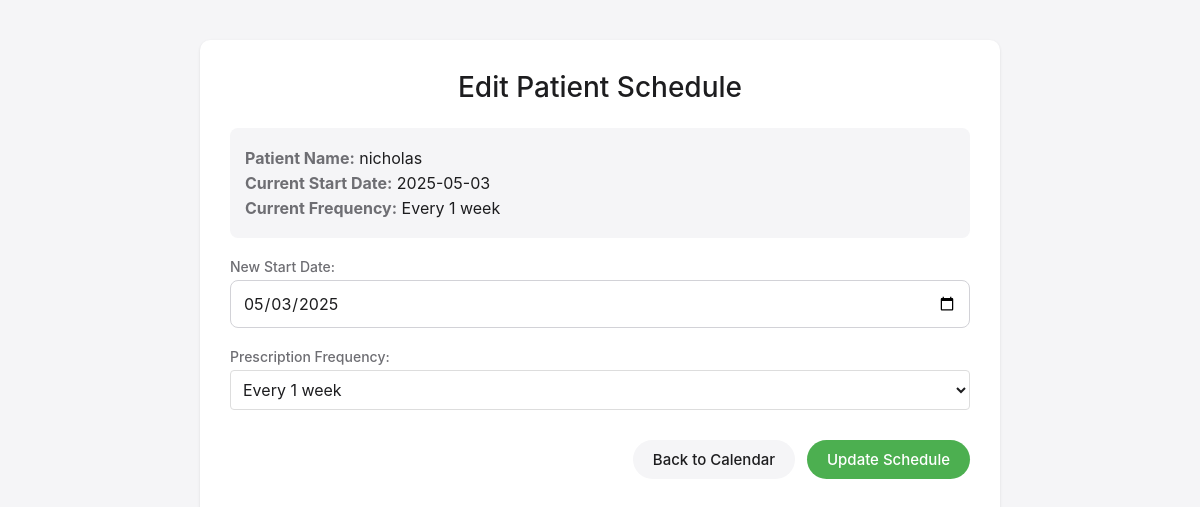
The page /edit_start_date/3 (signed in) on the database as committed earlier.
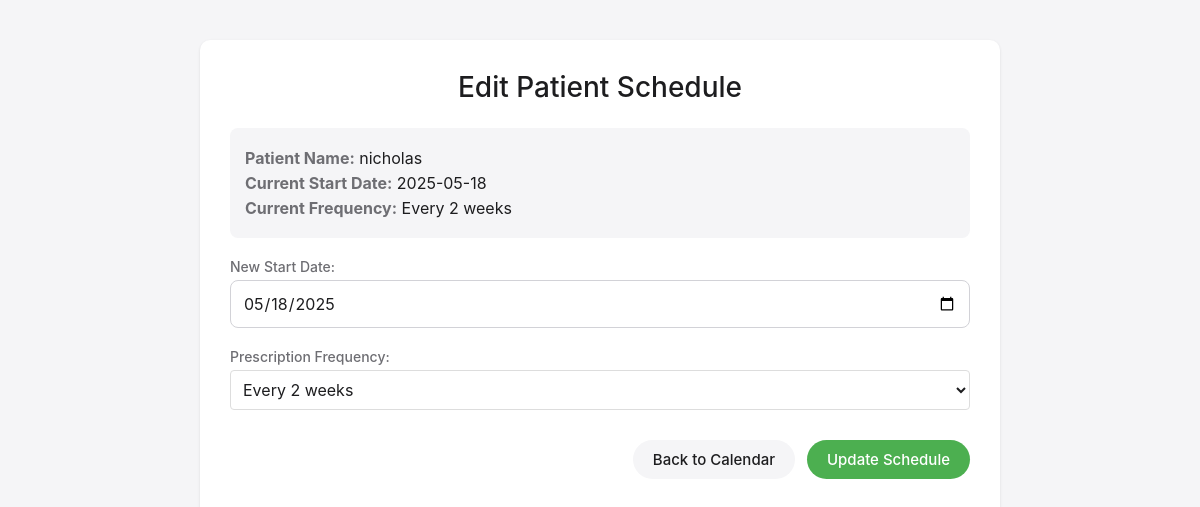
The same page on the database as committed later.
### website/models.py (models this page shows)
class Patient(db.Model):
    id = db.Column(db.Integer, primary_key=True)
    name = db.Column(db.String(100), nullable=False)
    frequency = db.Column(db.Integer)  # 1, 2, or 4 weeks
    start_date = db.Column(db.DateTime, nullable=False)
    notes = db.Column(db.Text)  # Optional notes field
    check_statuses = db.relationship('CheckStatus', backref='patient', cascade='all, delete-orphan')

### website/views.py (the view, shortened to what this page needs)
@views.route('/edit_start_date/<int:patient_id>', methods=['GET', 'POST'])
@login_required
def edit_start_date(patient_id):
    patient = Patient.query.get_or_404(patient_id)
    return render_template('edit_start_date.html', patient=patient, user=current_user)

### website/__init__.py (called while the page is built)
def create_app():
    app = Flask(__name__)
    app.config['SECRET_KEY'] = 'hjshjhdjah kjshkjdhjs'  # Replace with a secure key in production
    app.config['SQLALCHEMY_DATABASE_URI'] = f'sqlite:///{DB_NAME}'
    db.init_app(app)
    from .views import views
    from .auth import auth
    app.register_blueprint(views, url_prefix='/')
    app.register_blueprint(auth, url_prefix='/')
    from .models import User, Patient, CheckStatus
    create_database(app)
    login_manager = LoginManager()
    login_manager.login_view = 'auth.login'  # Where to redirect if not logged in
    login_manager.init_app(app)
    @login_manager.user_loader
    def load_user(id):
        return User.query.get(int(id))
    return app

### website/templates/edit_start_date.html (shortened to what this page needs)
<!DOCTYPE html>
<html>
<head>
    <link rel="stylesheet" href="{{ url_for('static', filename='style.css') }}">
</head>
<body>
    <div class="container">
        <h1>Edit Patient Schedule</h1>
        <div class="patient-info">
            <p><strong>Patient Name:</strong> {{ patient.name }}</p>
            <p><strong>Current Start Date:</strong> {{ patient.start_date.strftime('%Y-%m-%d') }}</p>
            <p><strong>Current Frequency:</strong> Every {{ patient.frequency }} week{% if patient.frequency != 1 %}s{% endif %}</p>
        </div>
        <form method="POST" class="edit-date-form">
            <div class="form-group">
                <label for="start_date">New Start Date:</label>
                <input type="date" id="start_date" name="start_date" required
                       value="{{ patient.start_date.strftime('%Y-%m-%d') }}">
            </div>
            <div class="form-group">
                <label for="frequency">Prescription Frequency:</label>
                <select id="frequency" name="frequency" required>
                    <option value="1" {% if patient.frequency == 1 %}selected{% endif %}>Every 1 week</option>
                    <option value="2" {% if patient.frequency == 2 %}selected{% endif %}>Every 2 weeks</option>
                </select>
            </div>
            <div class="form-actions">
                <a href="{{ url_for('views.index') }}" class="button">Back to Calendar</a>
                <button type="submit" class="button primary">Update Schedule</button>
            </div>
        </form>
    </div>
</body>
</html>

Rows that differ between the two databases and show on the page:
changed Patient "nicholas": start_date "2025-05-03" → "2025-05-18"; frequency "1" → "2"; start_date "05/03/2025" → "05/18/2025"; frequency "Every 1 week" → "Every 2 weeks"
Other text that changed with them:
text now shown: "s"
